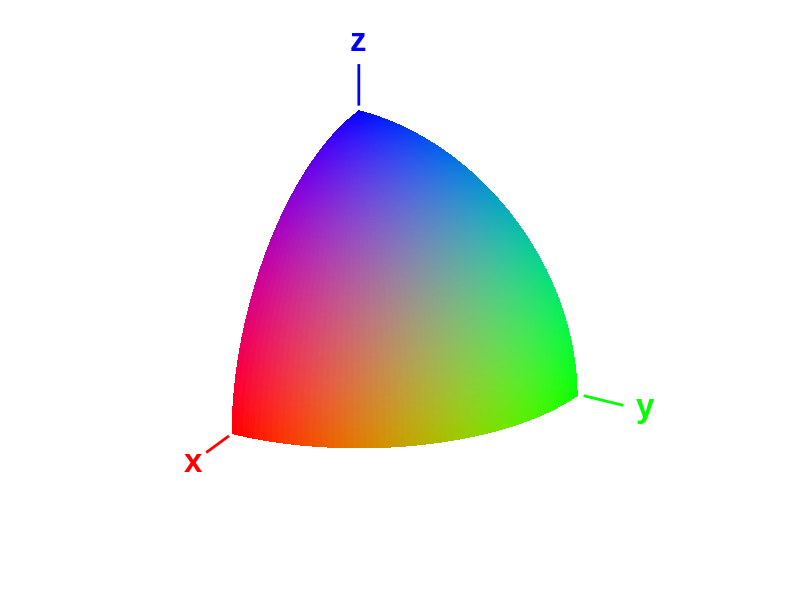

The MATLAB source for this figure:
% Create a partial color-coded sphere for interpretation of fibre
% orientations.

background_color = 'k';

[X,Y,Z] = sphere(250);
idx = X<0 | Y<0 | Z<0;
X(idx)=NaN;Y(idx)=NaN;Z(idx)=NaN;
C=cat(3,X,Y,Z);

figure('Color',background_color)
hold on
surf(X,Y,Z,C,'EdgeColor','none')
quiver3( 1.02,0,0,0.2,0,0,'r','LineWidth',2,'ShowArrowHead','off')
quiver3( 0,1.02,0,0,0.2,0,'g','LineWidth',2,'ShowArrowHead','off')
quiver3( 0,0,1.02,0,0,0.2,'b','LineWidth',2,'ShowArrowHead','off')
text(1.3,0,0,'x','Color','r')
text(0,1.3,0,'y','Color','g')
text(0,0,1.3,'z','Color','b')
set(findobj(gca,'Type','Text'),...
    'HorizontalAlignment','center',...
    'VerticalAlignment','middle',...
    'FontSize',24,'FontWeight','bold',...
    'FontName','Arial')
axis equal tight off
set(gca,'Color',background_color)
view(120,25)